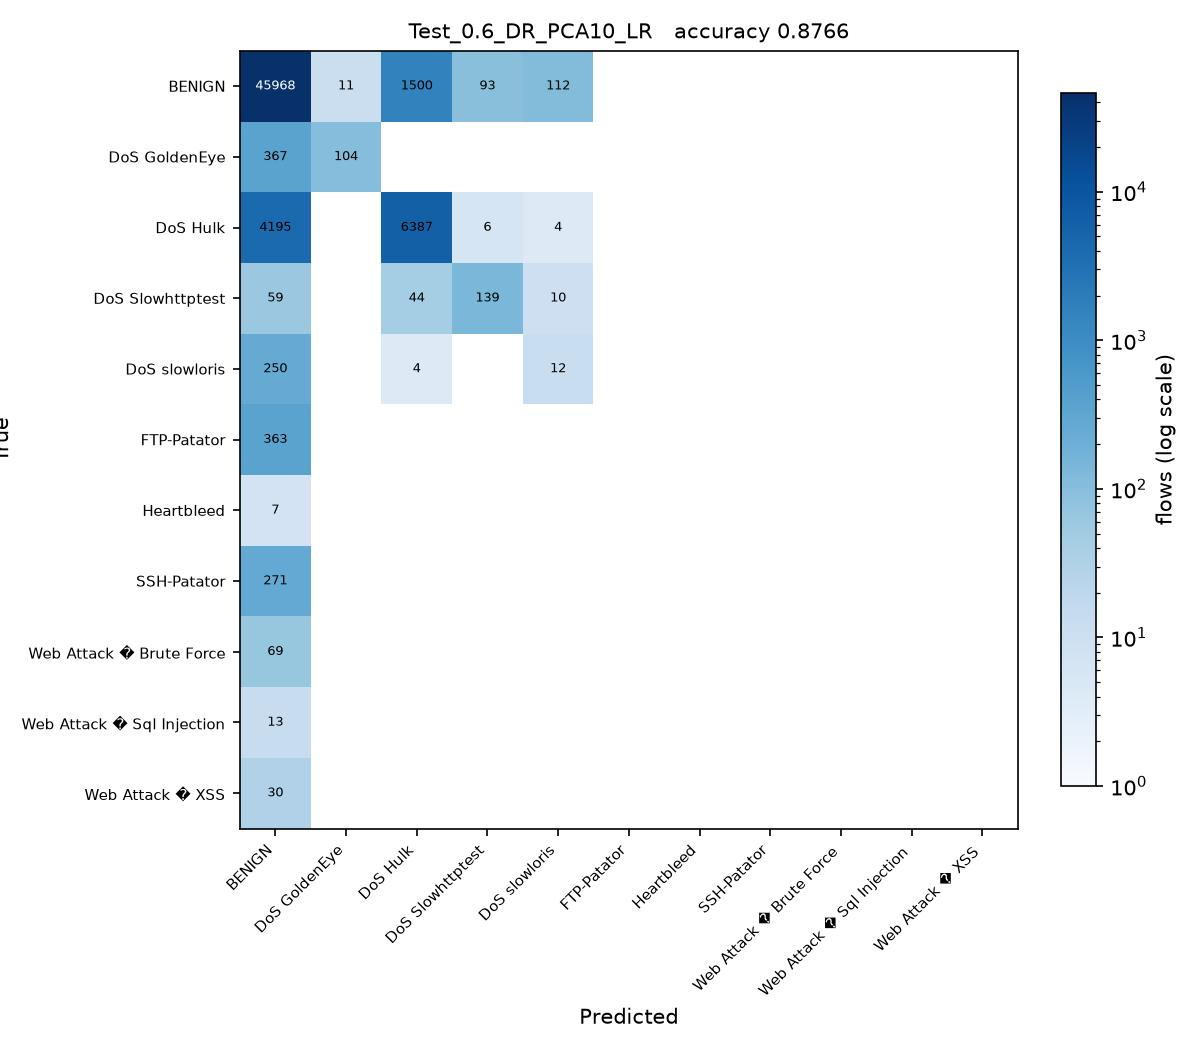

This figure's Python source:
# Test_0.6_DR_PCA10_LR.py
#
# Test size 0.6  |  PCA, 10 components  |  Logistic Regression (sheet #2)
#
# This is SGDC_60_40.py with the changes marked CHANGE below and nothing else.

import os
from pathlib import Path

# CHANGE 1: find the folder holding the three CSV files and run from there, so
# the plain file names below resolve no matter where this script is started
# from or how deeply it sits inside the project folder.
HERE = Path(__file__).resolve().parent
for PROJECT in [HERE, *HERE.parents]:
    if (PROJECT / 'Tuesday-WorkingHours.pcap_ISCX.csv').exists():
        os.chdir(PROJECT)
        break
else:
    raise SystemExit('Put this folder inside the folder that holds the three '
                     'CIC-IDS2017 CSV files, then run the script again.')
import numpy as np
import pandas as pd

df1 = pd.read_csv('Tuesday-WorkingHours.pcap_ISCX.csv', low_memory=True)
df2 = pd.read_csv('Wednesday-workingHours.pcap_ISCX.csv', low_memory=True)
df3 = pd.read_csv('Thursday-WorkingHours-Morning-WebAttacks.pcap_ISCX.csv', low_memory=True)

dataset = pd.concat([df1, df2, df3], ignore_index=True)

dataset.columns = dataset.columns.str.strip()

# CHANGE 2: a stratified sample of 100000 flows, the same for every run. An RBF
# SVM on all 1.3 million flows would take about an hour per script.
# At least 50 flows of every class are kept.
label = dataset.columns[-1]
dataset = pd.concat(
    [g.sample(n=min(len(g), max(50, round(100000 * len(g) / len(dataset)))), random_state=0)
     for _, g in dataset.groupby(label)],
    ignore_index=True
)

X = dataset.iloc[:, :-1]
y = dataset.iloc[:, -1]

X = X.apply(pd.to_numeric, errors='coerce')

X.replace([np.inf, -np.inf], np.nan, inplace=True)

from sklearn.impute import SimpleImputer

imputer = SimpleImputer(missing_values=np.nan, strategy='mean')
X = imputer.fit_transform(X)

from sklearn.preprocessing import LabelEncoder

labelencoder_y = LabelEncoder()
y = labelencoder_y.fit_transform(y)

from sklearn.model_selection import train_test_split

X_train, X_test, y_train, y_test = train_test_split(
    X,
    y,
    test_size=0.6,   # CHANGE 3: test size
    random_state=0,
    stratify=y
)

# CHANGE 4: PCA, from PCA_LDA_KErnel_PCA_CODE.pdf (fit only on training data)
from sklearn.decomposition import PCA

pca = PCA(n_components=10)
X_train = pca.fit_transform(X_train)
X_test = pca.transform(X_test)

# CHANGE 5: Logistic Regression (sheet #2) in place of SGDClassifier
from sklearn.linear_model import LogisticRegression

classifier = LogisticRegression(
    max_iter=1000,
    random_state=0
)

classifier.fit(X_train, y_train)

y_pred = classifier.predict(X_test) 

from sklearn.metrics import confusion_matrix
from sklearn.metrics import accuracy_score
from sklearn.metrics import precision_score
from sklearn.metrics import recall_score
from sklearn.metrics import f1_score
from sklearn.metrics import classification_report

cm = confusion_matrix(y_test, y_pred)

print("Confusion Matrix:\n")
print(cm)

print("\nAccuracy : {:.4f}".format(accuracy_score(y_test, y_pred)))
print("\nPrecision : {:.4f}".format(precision_score(y_test, y_pred, average='weighted')))
print("\nRecall : {:.4f}".format(recall_score(y_test, y_pred, average='weighted')))
print("\nF1 Score : {:.4f}".format(f1_score(y_test, y_pred, average='weighted')))

print("\nClassification Report:\n")
print(classification_report(y_test, y_pred))

# CHANGE 6: save the confusion matrix as Test_0.6_DR_PCA10_LR.jpg and record the result
import matplotlib
matplotlib.use('Agg')
import matplotlib.pyplot as plt
from matplotlib.colors import LogNorm

here = HERE                     # the folder this script sits in
names = [str(c) for c in labelencoder_y.classes_]
fig, ax = plt.subplots(figsize=(8, 7))
im = ax.imshow(cm, cmap='Blues', norm=LogNorm(vmin=1))
ax.set_xticks(range(len(names)), names, rotation=45, ha='right', fontsize=7)
ax.set_yticks(range(len(names)), names, fontsize=7)
ax.set_xlabel('Predicted')
ax.set_ylabel('True')
ax.set_title('Test_0.6_DR_PCA10_LR   accuracy {:.4f}'.format(accuracy_score(y_test, y_pred)), fontsize=10)
for i in range(cm.shape[0]):
    for j in range(cm.shape[1]):
        if cm[i, j]:
            ax.text(j, i, cm[i, j], ha='center', va='center', fontsize=6,
                    color='white' if cm[i, j] > cm.max() / 3 else 'black')
fig.colorbar(im, ax=ax, fraction=0.04, label='flows (log scale)')
fig.tight_layout()
fig.savefig(here / 'Test_0.6_DR_PCA10_LR.jpg', dpi=150)
plt.close(fig)

row = pd.DataFrame([{
    'Test': 0.6, 'DR': 'PCA10', 'Clas': 'LR',
    'Acc': round(accuracy_score(y_test, y_pred), 4),
    'Pre': round(precision_score(y_test, y_pred, average='weighted'), 4),
    'Rec': round(recall_score(y_test, y_pred, average='weighted'), 4),
    'F1': round(f1_score(y_test, y_pred, average='weighted'), 4),
    'script': 'Test_0.6_DR_PCA10_LR',
}])
out = PROJECT / 'results' / '75_runs_pca.csv'
out.parent.mkdir(exist_ok=True)
if out.exists():
    old = pd.read_csv(out)
    row = pd.concat([old[old['script'] != 'Test_0.6_DR_PCA10_LR'], row], ignore_index=True)
row.to_csv(out, index=False)
